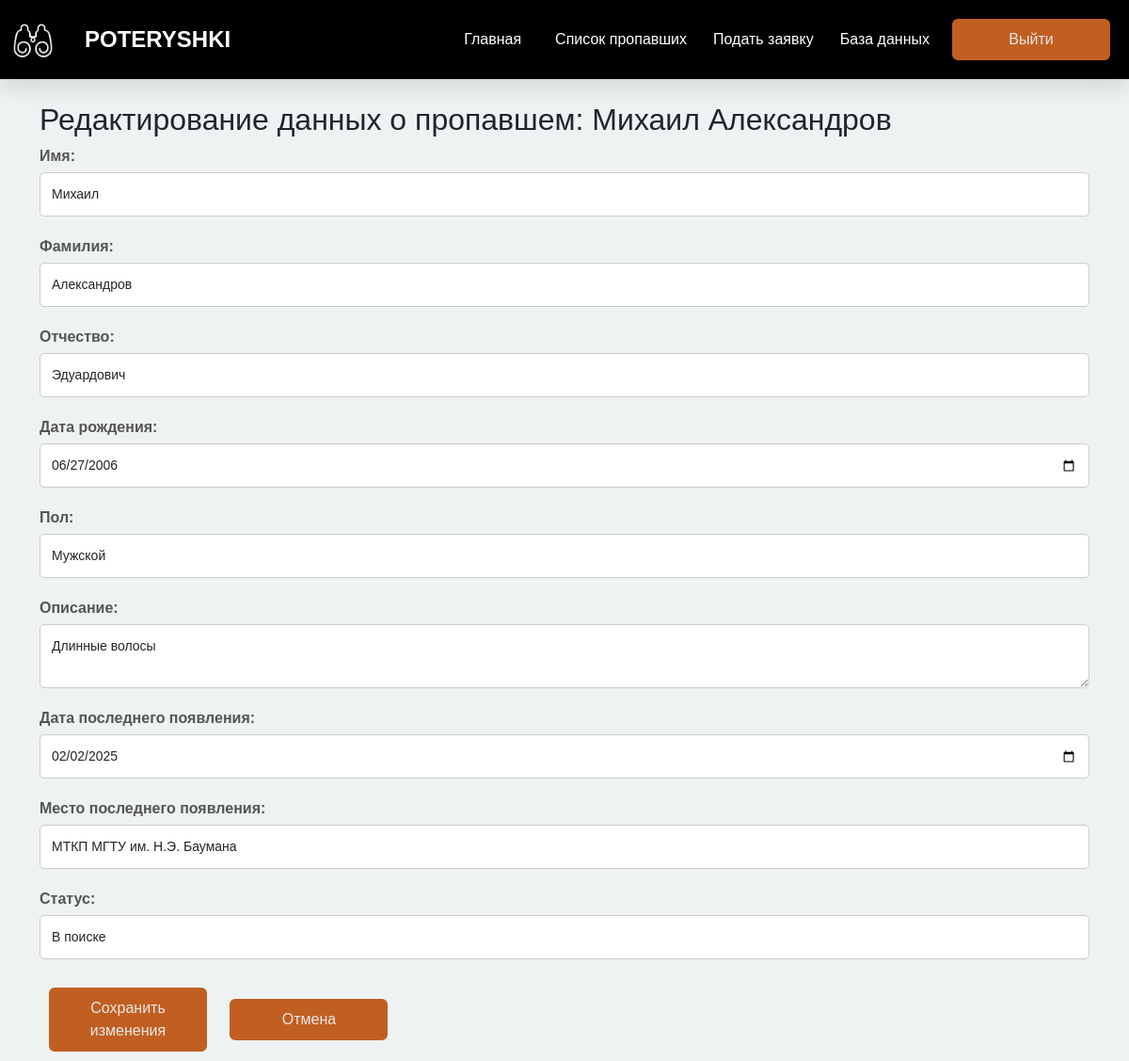
The app's page /edit_midding/1 (signed in) with its own data.
### models.py (models this page shows)
class Midding(db.Model):
    id = db.Column(db.Integer, primary_key=True)
    Photo = db.Column(db.Text, nullable=False)
    Name = db.Column(db.String(20), nullable=False)
    Surname = db.Column(db.String(20), nullable=False)
    Patronymic = db.Column(db.String(20), nullable=True)
    DataOfBirth = db.Column(db.Date, nullable=False)
    Gender = db.Column(db.String(10), nullable=False)
    Description = db.Column(db.String(200), nullable=True)
    DataOfLastAppearance = db.Column(db.Date, nullable=False)
    PlaceOfLastAppearance = db.Column(db.String(50), nullable=False)
    Status = db.Column(db.String(20), nullable=False)
    applications = db.relationship('Application', backref='midding', lazy=True, cascade="all, delete-orphan")
    poisk = db.relationship('Poisk', backref='midding', lazy=True, cascade="all, delete-orphan")

### routes.py (the view, shortened to what this page needs)
@app.route("/edit_midding/<int:midding_id>", methods=['GET', 'POST'])
@login_required
def edit_midding(midding_id):
    midding = Midding.query.get_or_404(midding_id)
    return render_template('edit_midding.html', midding=midding)

### config.py (called while the page is built)
@login_manager.user_loader
def load_user(user_id):
    from models import Us_user
    return Us_user.query.get(int(user_id))

### routes.py (called while the page is built)
@app.after_request
def redirect_to_signin(response):
    if response.status_code == 401:
        return redirect(url_for('login', next=request.url))
    return response

### templates/edit_midding.html (shortened to what this page needs)
{% extends "base.html" %}
{% block content %}
<div class="container mt-4">
    <h2>Редактирование данных о пропавшем: {{ midding.Name }} {{ midding.Surname }}</h2>
    <form method="POST">
        <div class="form-group">
            <label for="Name">Имя:</label>
            <input type="text" id="Name" name="Name" class="form-control" value="{{ midding.Name }}" required>
        </div>
        <div class="form-group">
            <label for="Surname">Фамилия:</label>
            <input type="text" id="Surname" name="Surname" class="form-control" value="{{ midding.Surname }}" required>
        </div>
        <div class="form-group">
            <label for="Patronymic">Отчество:</label>
            <input type="text" id="Patronymic" name="Patronymic" class="form-control" value="{{ midding.Patronymic }}">
        </div>
        <div class="form-group">
            <label for="DataOfBirth">Дата рождения:</label>
            <input type="date" id="DataOfBirth" name="DataOfBirth" class="form-control" value="{{ midding.DataOfBirth.strftime('%Y-%m-%d') }}" required>
        </div>
        <div class="form-group">
            <label for="Gender">Пол:</label>
            <select id="Gender" name="Gender" class="form-control">
                <option value="Мужской" {% if midding.Gender == 'Мужской' %}selected{% endif %}>Мужской</option>
            </select>
        </div>
        <div class="form-group">
            <label for="Description">Описание:</label>
            <textarea id="Description" name="Description" class="form-control">{{ midding.Description }}</textarea>
        </div>
        <div class="form-group">
            <label for="DataOfLastAppearance">Дата последнего появления:</label>
            <input type="date" id="DataOfLastAppearance" name="DataOfLastAppearance" class="form-control" value="{{ midding.DataOfLastAppearance.strftime('%Y-%m-%d') }}" required>
        </div>
        <div class="form-group">
            <label for="PlaceOfLastAppearance">Место последнего появления:</label>
            <input type="text" id="PlaceOfLastAppearance" name="PlaceOfLastAppearance" class="form-control" value="{{ midding.PlaceOfLastAppearance }}" required>
        </div>
        <div class="form-group">
            <label for="Status">Статус:</label>
            <select id="Status" name="Status" class="form-control">
                <option value="В поиске" {% if midding.Status == "В поиске" %}selected{% endif %}>В поиске</option>
            </select>
        </div>
        <button type="submit" class="btn btn-primary">Сохранить изменения</button>
        <a href="{{ url_for('database', table='middings') }}" class="btn btn-secondary">Отмена</a>
    </form>
</div>
{% endblock %}

### static/css/styles.css (style rules this page uses)
html, body { height: 100%; }
a { color: rgb(193, 95, 34); text-decoration: none; }
.btn { background-color: rgb(193, 95, 34); color: rgb(231, 231, 231); border: 0.5vh solid rgb(193, 95, 34); width: 21vh; margin: 10px; }
body { background-color: #eef2f3; font-family: 'Arial', sans-serif; margin: 0; padding: 0; }
.form-group { margin-bottom: 20px; }
label { font-weight: bold; color: #555; margin-bottom: 5px; }
.form-control { width: 100%; padding: 12px; border: 1px solid #ccc; border-radius: 5px; font-size: 14px; transition: border-color 0.3s, box-shadow 0.3s; }

### records on screen
Midding: Name "Михаил", Surname "Александров", Patronymic "Эдуардович", DataOfBirth "06/27/2006", Gender "Мужской", Description "Длинные волосы", DataOfLastAppearance "02/02/2025", PlaceOfLastAppearance "МТКП МГТУ им. Н.Э. Баумана", Status "В поиске"
